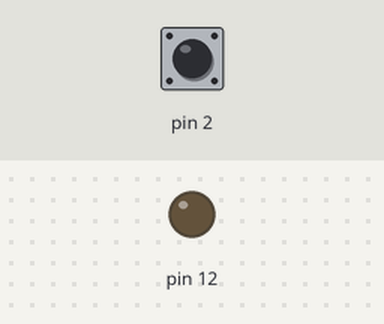
A sketch run on a simulated Arduino Uno, built with avr-gcc and run on an emulated ATmega328P. On the bench: output pins drawn as LEDs (lit = HIGH). The test bench sets the inputs (shaded band); at power-on: pin 2 LOW.

Above: at 1.2 s.
1.3 s: pin 2 pulsed HIGH 2 times (0.12 s each, 0.3 s apart)
At 3.0 s:
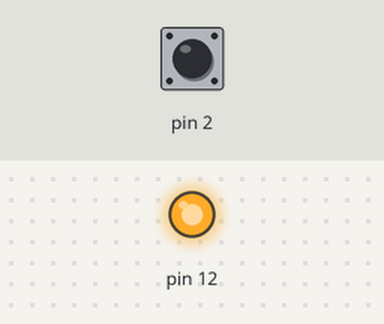
Timing chart, 0 to 4.5 s (numbered marks = the images above; inputs shaded):
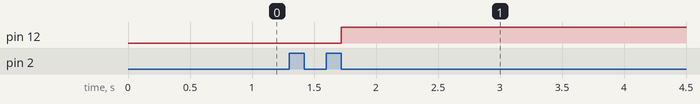

The sketch:

bai03_c.ino
```cpp
int t_high = 0;
int t_high2 = 0;
int t_low = 0;
int t_cur = 0;
void setup() {
  // put your setup code here, to run once:
  pinMode(2, INPUT);
  pinMode(12, OUTPUT);
}

void loop() {
  // put your main code here, to run repeatedly:
  bool sttBtn = digitalRead(2);
  t_cur = millis();
  if(sttBtn){
    if(t_high == 0){
      t_high = t_cur;
    }
    else{
      if(t_low != 0 && t_high2 == 0)
        t_high2 = t_cur;
    }
  }
  else{
     if(t_high2 != 0 && t_cur - t_high <= 1000){
        digitalWrite(12, HIGH);
        t_high = 0;
        t_high2 = 0;
        t_low = 0;
      }
      else{
        if(t_cur - t_high > 1000){
          t_high = 0;
          t_high2 = 0;
          t_low = 0;
        }
       }
      if(t_high != 0)
        t_low = t_cur;
  }
}
```

Measured:
- after the input at 1.3 s, pin 12: LOW → HIGH after 0.42 s
